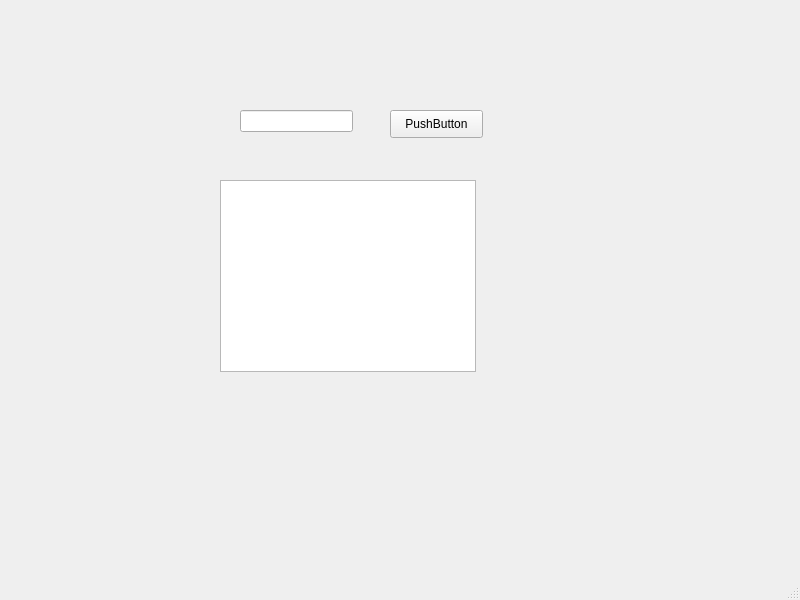
<?xml version="1.0" encoding="UTF-8"?>
<ui version="4.0">
 <class>MainWindow</class>
 <widget class="QMainWindow" name="MainWindow">
  <property name="geometry">
   <rect>
    <x>0</x>
    <y>0</y>
    <width>800</width>
    <height>600</height>
   </rect>
  </property>
  <property name="windowTitle">
   <string>MainWindow</string>
  </property>
  <widget class="QWidget" name="centralwidget">
   <widget class="QListWidget" name="listWidget">
    <property name="geometry">
     <rect>
      <x>220</x>
      <y>180</y>
      <width>256</width>
      <height>192</height>
     </rect>
    </property>
   </widget>
   <widget class="QPushButton" name="pushButton">
    <property name="geometry">
     <rect>
      <x>390</x>
      <y>110</y>
      <width>93</width>
      <height>28</height>
     </rect>
    </property>
    <property name="text">
     <string>PushButton</string>
    </property>
   </widget>
   <widget class="QLineEdit" name="lineEdit">
    <property name="geometry">
     <rect>
      <x>240</x>
      <y>110</y>
      <width>113</width>
      <height>22</height>
     </rect>
    </property>
   </widget>
  </widget>
  <widget class="QMenuBar" name="menubar">
   <property name="geometry">
    <rect>
     <x>0</x>
     <y>0</y>
     <width>800</width>
     <height>26</height>
    </rect>
   </property>
  </widget>
  <widget class="QStatusBar" name="statusbar"/>
 </widget>
 <resources/>
 <connections/>
</ui>
